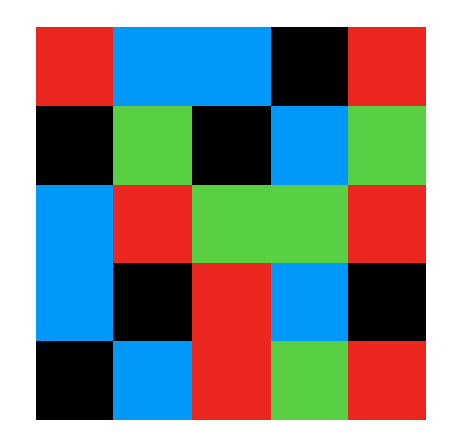
#> input picture big1.png, 466 x 439 px
$ python vision.py
#> lines starting #> are read from the running program, lines starting #| are printed output that depends on the picture
import cv2
import numpy as np

# Load the image
image_path = "./big1.png"
image = cv2.imread(image_path)
#> image is the input picture: shape (439, 466, 3); mean B, G, R 132.6, 135.1, 126.7

# Resize to ensure consistent cell size (if needed)
grid_size = 5
resize_dim = 800
image_resized = cv2.resize(image, (resize_dim, resize_dim))
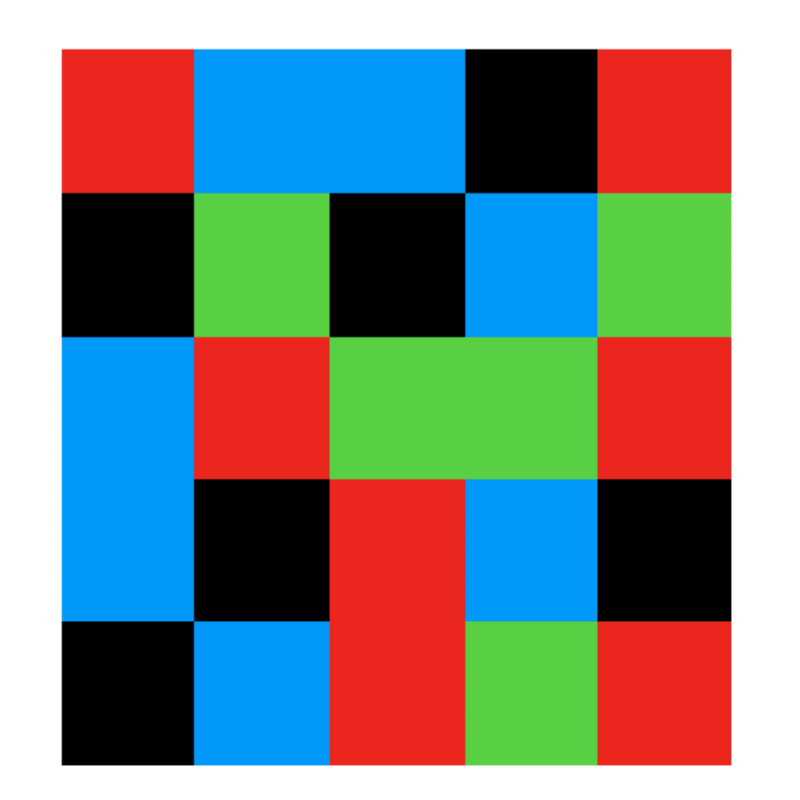
#> image_resized: shape (800, 800, 3); mean B, G, R 132.6, 135.1, 126.7
# Convert to HSV for better color segmentation
hsv = cv2.cvtColor(image_resized, cv2.COLOR_BGR2HSV)
#> hsv: shape (800, 800, 3); mean H, S, V 30, 126.4, 196.4

# Define HSV color masks
color_masks = {
    1: [  # Red (two ranges to handle hue wrap-around)
        ((0, 70, 50), (10, 255, 255)),
        ((170, 70, 50), (180, 255, 255))
    ],
    2: [((100, 150, 50), (130, 255, 255))],  # Blue
    3: [((0, 0, 0), (180, 255, 50))],        # Black
    4: [((40, 70, 50), (80, 255, 255))]      # Green
}

# Initialize grid
grid = np.zeros((grid_size, grid_size), dtype=int)
# Calculate cell dimensions
cell_h = image_resized.shape[0] // grid_size
#> cell_h = 160
cell_w = image_resized.shape[1] // grid_size
#> cell_w = 160

# Process each cell
for i in range(grid_size):
    for j in range(grid_size):
        cell = hsv[i * cell_h:(i + 1) * cell_h, j * cell_w:(j + 1) * cell_w]
        color_counts = {}

        for label, ranges in color_masks.items():
            mask_total = np.zeros(cell.shape[:2], dtype=np.uint8)
            for lower, upper in ranges:
                mask = cv2.inRange(cell, np.array(lower), np.array(upper))
                mask_total = cv2.bitwise_or(mask_total, mask)
            color_counts[label] = np.sum(mask_total)

        # Assign the color with the most detected pixels
        grid[i, j] = max(color_counts, key=color_counts.get)
#> cell: shape (160, 160, 3); mean H, S, V 0.5, 98.9, 246
#> after the loop, grid = [[1, 2, 2, 3, 1], [3, 4, 3, 2, 4], [2, 1, 4, 4, 1], [2, 3, 1, 2, 3], [3, 2, 1, 4, 1]]

# Print the detected grid
print(grid)
#| [[1 2 2 3 1]
#|  [3 4 3 2 4]
#|  [2 1 4 4 1]
#|  [2 3 1 2 3]
#|  [3 2 1 4 1]]

# Create a visualization of the detected grid
vis_grid = np.zeros((cell_h * grid_size, cell_w * grid_size, 3), dtype=np.uint8)

# Color mapping (value to BGR)
color_map = {
    1: (0, 0, 255),    # Red
    2: (255, 0, 0),    # Blue
    3: (0, 0, 0),      # Black
    4: (0, 255, 0)     # Green
}

# Fill in the visualization grid
for i in range(grid_size):
    for j in range(grid_size):
        color = color_map[grid[i, j]]
        vis_grid[i * cell_h:(i + 1) * cell_h, j * cell_w:(j + 1) * cell_w] = color
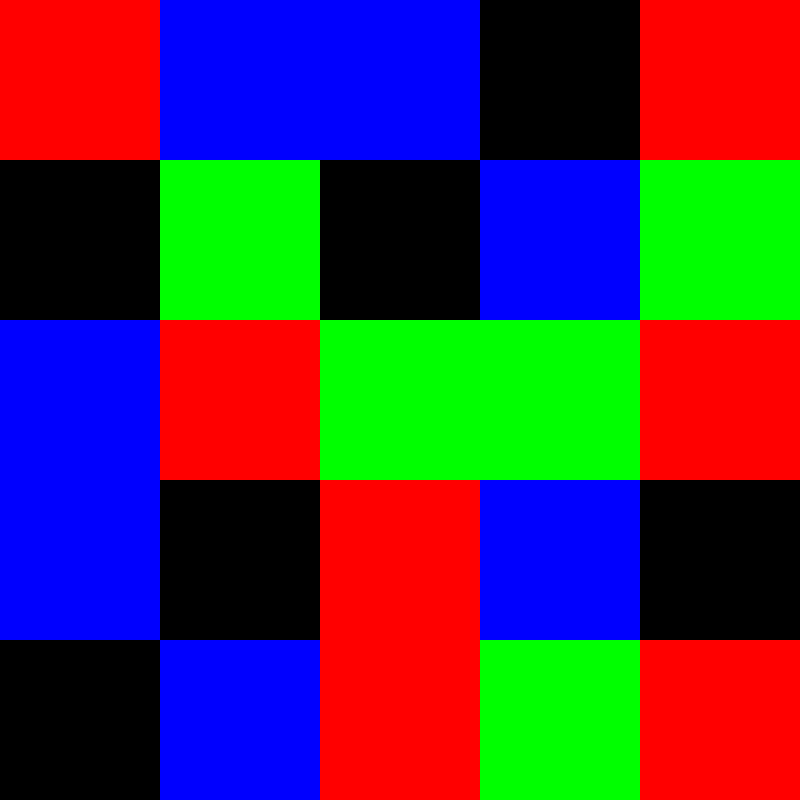
#> vis_grid: shape (800, 800, 3); mean of channels 0, 1, 2 71.4, 51, 71.4; drawn as B, G, R

# Create a side-by-side comparison
comparison = np.hstack((image_resized, vis_grid))
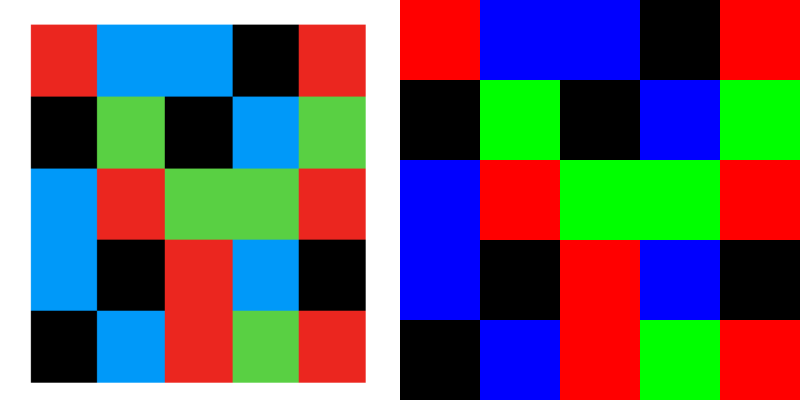
#> comparison: shape (800, 1600, 3) (shown at 1/2 size); mean B, G, R 102, 93.1, 99.1

# Display the result
cv2.imshow("Original vs Detected Grid", comparison)
cv2.waitKey(0)
cv2.destroyAllWindows()

$ run again, with grid.png copied over big1.png
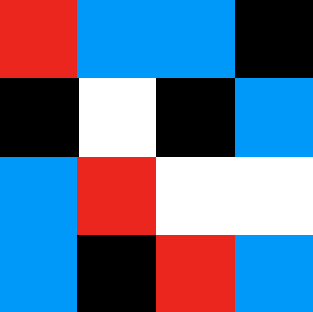
#> input picture grid.png, 313 x 312 px
#> image is the input picture: shape (312, 313, 3); mean B, G, R 146.5, 112, 91.8
#> hsv: shape (800, 800, 3); mean H, S, V 38.4, 137.1, 184.5
#> after the loop `for i in range(grid_size):`: grid = [[1, 2, 2, 2, 3], [3, 2, 3, 3, 2], [3, 1, 3, 3, 2], [2, 1, 1, 1, 2], [2, 3, 1, 1, 2]]
#| [[1 2 2 2 3]
#|  [3 2 3 3 2]
#|  [3 1 3 3 2]
#|  [2 1 1 1 2]
#|  [2 3 1 1 2]]
#> after the loop `for i in range(grid_size):`:
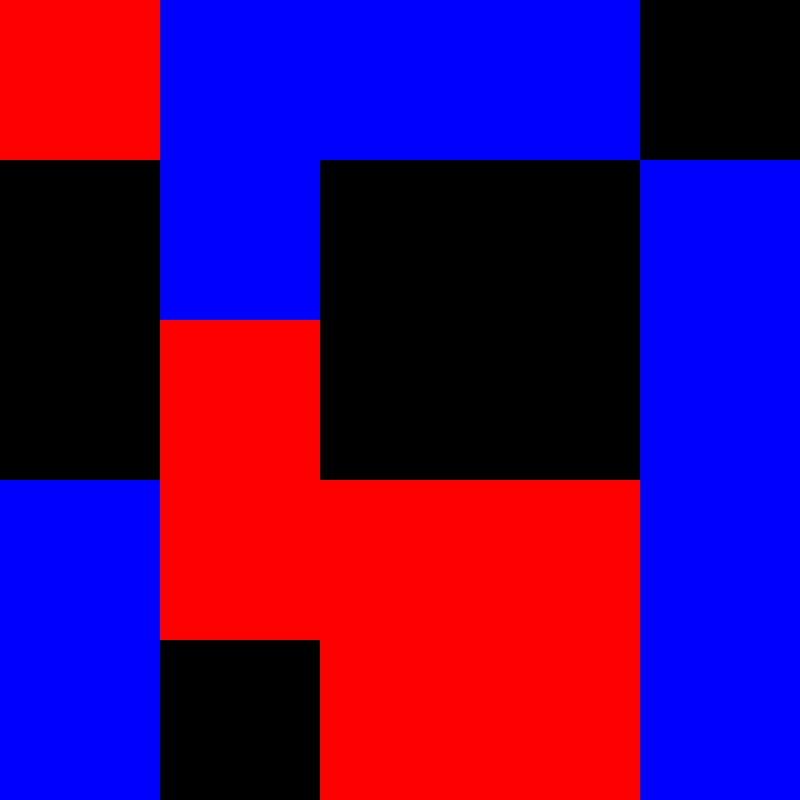
#> vis_grid: shape (800, 800, 3); mean of channels 0, 1, 2 102, 0, 71.4; drawn as B, G, R
#> `comparison = np.hstack((image_resized, vis_grid))`:
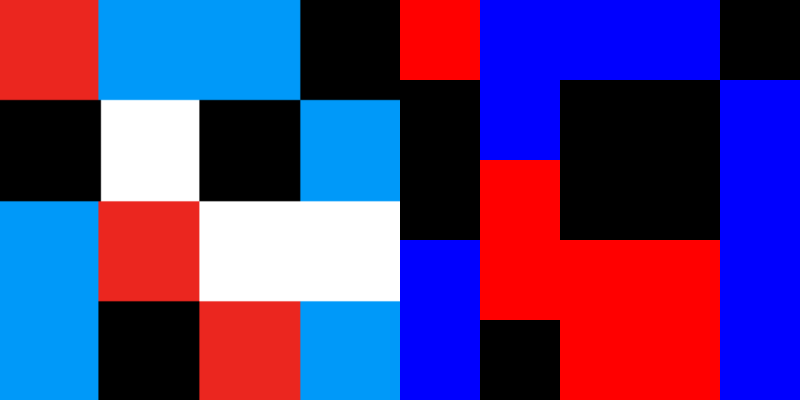
#> comparison: shape (800, 1600, 3) (shown at 1/2 size); mean B, G, R 124.3, 56, 81.6

$ run again, with grid2.png copied over big1.png
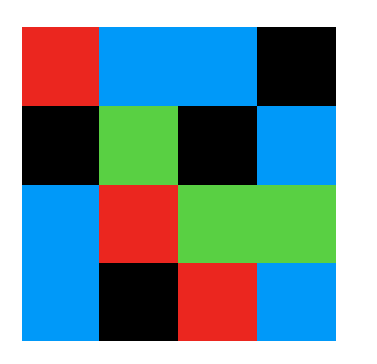
#> input picture grid2.png, 377 x 364 px
#> image is the input picture: shape (364, 377, 3); mean B, G, R 152, 146.2, 115.3
#> hsv: shape (800, 800, 3); mean H, S, V 35.4, 122.2, 198.2
#> after the loop `for i in range(grid_size):`: grid = [[1, 2, 2, 3, 3], [3, 4, 2, 2, 2], [3, 4, 4, 4, 2], [2, 1, 1, 4, 4], [2, 3, 1, 2, 2]]
#| [[1 2 2 3 3]
#|  [3 4 2 2 2]
#|  [3 4 4 4 2]
#|  [2 1 1 4 4]
#|  [2 3 1 2 2]]
#> after the loop `for i in range(grid_size):`:
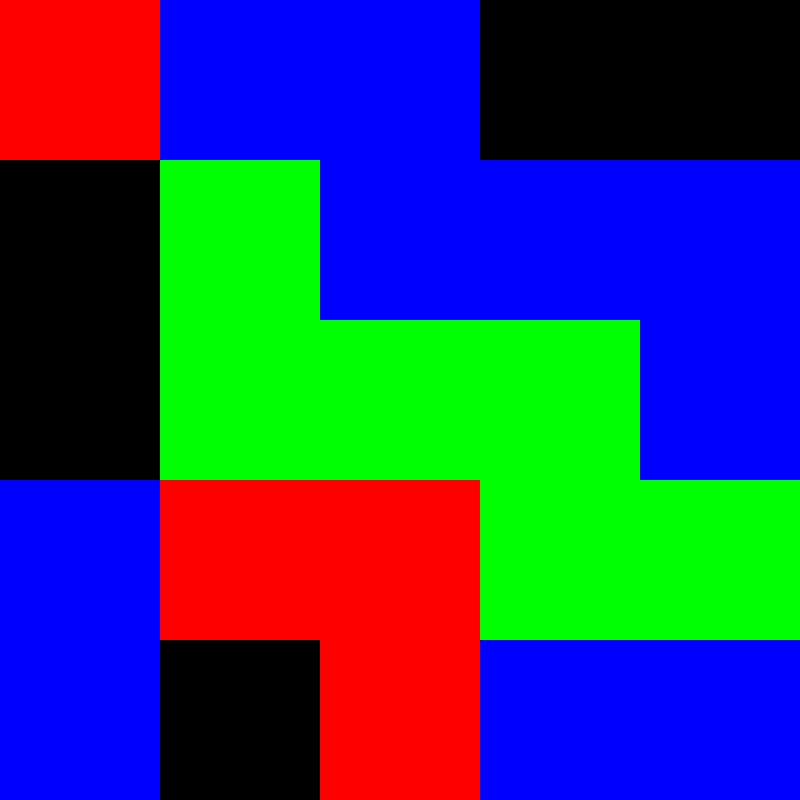
#> vis_grid: shape (800, 800, 3); mean of channels 0, 1, 2 102, 61.2, 40.8; drawn as B, G, R
#> `comparison = np.hstack((image_resized, vis_grid))`:
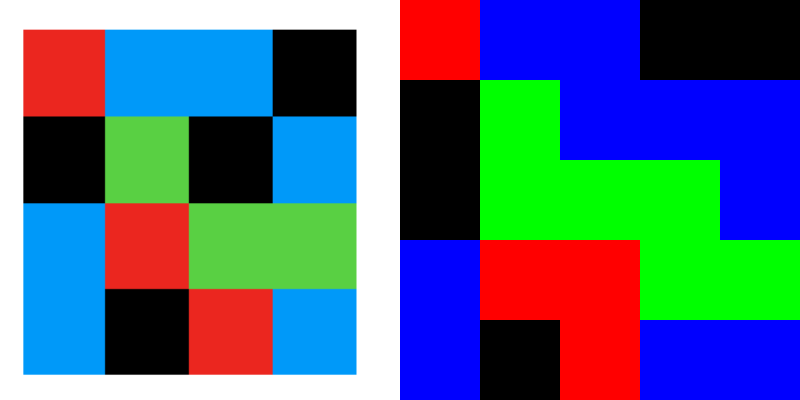
#> comparison: shape (800, 1600, 3) (shown at 1/2 size); mean B, G, R 127, 103.7, 78.1

$ run again, with big2.jpg saved as big1.png
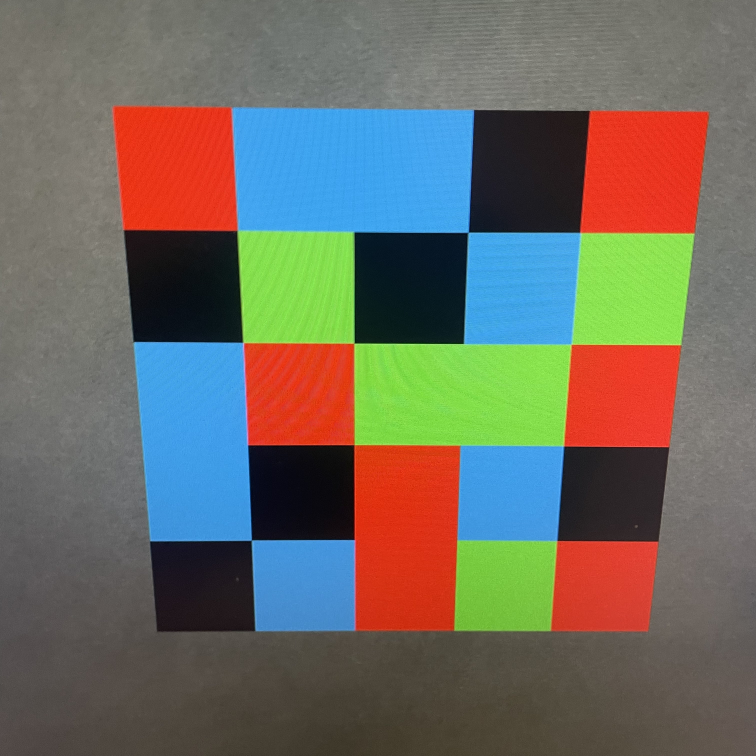
#> input picture big2.jpg, 3024 x 3024 px (shown at 1/4 size)
#> image is the input picture: shape (3024, 3024, 3); mean B, G, R 96.6, 106.5, 109.4
#> hsv: shape (800, 800, 3); mean H, S, V 49.6, 98.5, 142.5
#> after the loop `for i in range(grid_size):`: grid = [[1, 1, 2, 3, 1], [1, 1, 2, 3, 1], [2, 2, 4, 4, 1], [2, 2, 1, 2, 3], [1, 3, 1, 4, 1]]
#| [[1 1 2 3 1]
#|  [1 1 2 3 1]
#|  [2 2 4 4 1]
#|  [2 2 1 2 3]
#|  [1 3 1 4 1]]
#> after the loop `for i in range(grid_size):`:
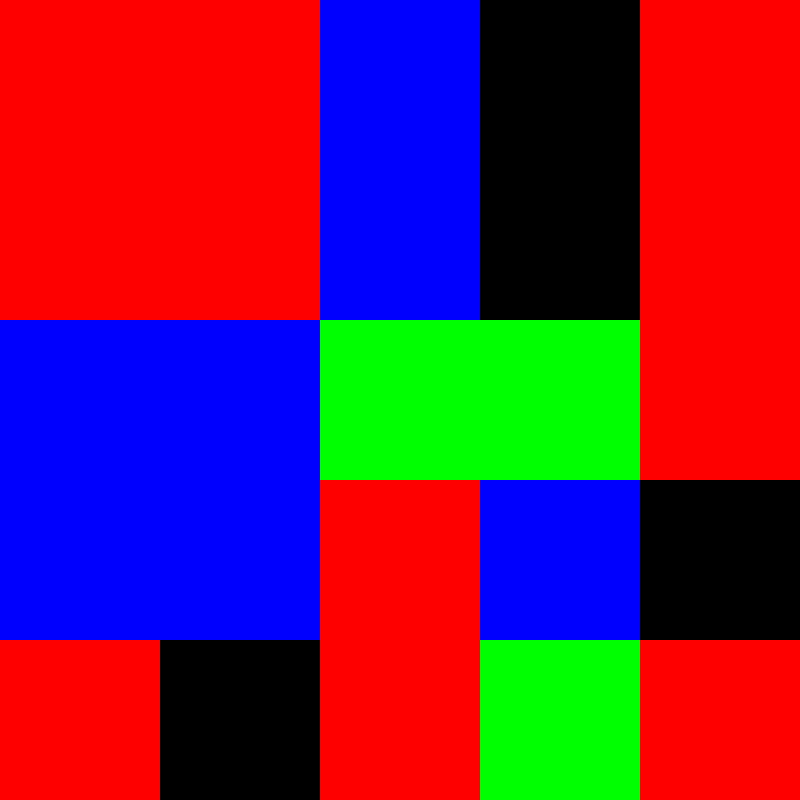
#> vis_grid: shape (800, 800, 3); mean of channels 0, 1, 2 71.4, 30.6, 112.2; drawn as B, G, R
#> `comparison = np.hstack((image_resized, vis_grid))`:
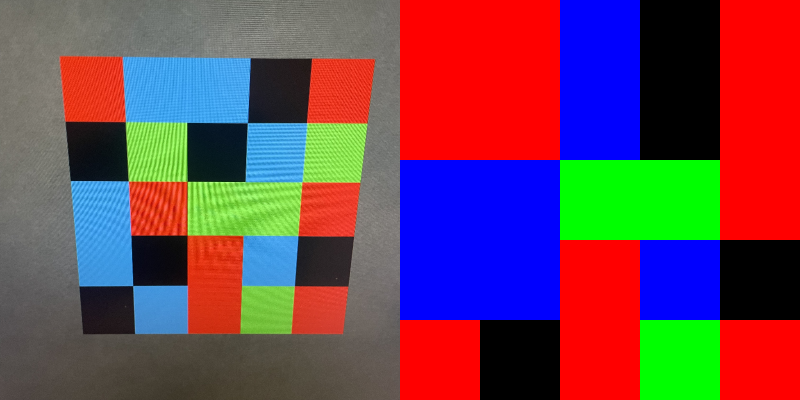
#> comparison: shape (800, 1600, 3) (shown at 1/2 size); mean B, G, R 83.9, 68.5, 110.8
